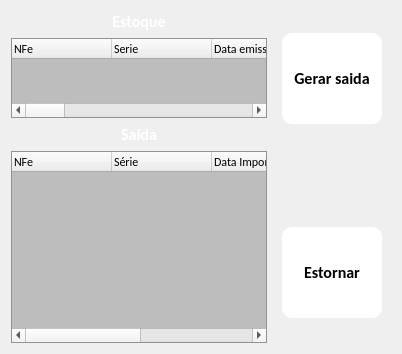
          <widget class="QWidget" name="tables">
           <attribute name="title">
            <string>Base</string>
           </attribute>
           <layout class="QVBoxLayout" name="verticalLayout_9">
            <item>
             <layout class="QHBoxLayout" name="horizontalLayout_2"/>
            </item>
            <item>
             <layout class="QHBoxLayout" name="horizontalLayout_3">
              <item>
               <layout class="QVBoxLayout" name="verticalLayout_8">
                <item>
                 <layout class="QVBoxLayout" name="verticalLayout_6">
                  <item>
                   <widget class="QLabel" name="label_4">
                    <property name="font">
                     <font>
                      <family>Calibri</family>
                      <pointsize>11</pointsize>
                     </font>
                    </property>
                    <property name="styleSheet">
                     <string notr="true">background-color:transparent</string>
                    </property>
                    <property name="text">
                     <string>&lt;html&gt;&lt;head/&gt;&lt;body&gt;&lt;p align=&quot;center&quot;&gt;&lt;span style=&quot; font-size:12pt; font-weight:600; color:#ffffff;&quot;&gt;Estoque&lt;/span&gt;&lt;/p&gt;&lt;/body&gt;&lt;/html&gt;</string>
                    </property>
                   </widget>
                  </item>
                  <item>
                   <widget class="QTreeWidget" name="tw_estoque">
                    <property name="font">
                     <font>
                      <family>Calibri</family>
                     </font>
                    </property>
                    <property name="styleSheet">
                     <string notr="true">QTreeWidget::item {
background-color:rgb(189, 189, 189);
border-left:1px solid black;
border: 1px solid black;
border-bottom:1px solid black;
}
QTreeWidget {
background-color:rgb(189, 189, 189);

}








	</string>
                    </property>
                    <property name="frameShape">
                     <enum>QFrame::StyledPanel</enum>
                    </property>
                    <property name="verticalScrollBarPolicy">
                     <enum>Qt::ScrollBarAsNeeded</enum>
                    </property>
                    <property name="sizeAdjustPolicy">
                     <enum>QAbstractScrollArea::AdjustToContents</enum>
                    </property>
                    <column>
                     <property name="text">
                      <string>NFe</string>
                     </property>
                    </column>
                    <column>
                     <property name="text">
                      <string>Serie</string>
                     </property>
                    </column>
                    <column>
                     <property name="text">
                      <string>Data emissao</string>
                     </property>
                    </column>
                    <column>
                     <property name="text">
                      <string>Chave</string>
                     </property>
                    </column>
                    <column>
                     <property name="text">
                      <string>cnpj emitente</string>
                     </property>
                    </column>
                    <column>
                     <property name="text">
                      <string>Nome emitente</string>
                     </property>
                    </column>
                    <column>
                     <property name="text">
                      <string>ValorNFe</string>
                     </property>
                    </column>
                    <column>
                     <property name="text">
                      <string>Itens da Nota</string>
                     </property>
                    </column>
                    <column>
                     <property name="text">
                      <string>Cod</string>
                     </property>
                    </column>
                    <column>
                     <property name="text">
                      <string>Qntd</string>
                     </property>
                    </column>
                    <column>
                     <property name="text">
                      <string>Descrição</string>
                     </property>
                    </column>
                    <column>
                     <property name="text">
                      <string>Unidade de medida</string>
                     </property>
                    </column>
                    <column>
                     <property name="text">
                      <string>Valor Produto</string>
                     </property>
                    </column>
                    <column>
                     <property name="text">
                      <string>Data da Importação</string>
                     </property>
                    </column>
                    <column>
                     <property name="text">
                      <string>Usuario Importação</string>
                     </property>
                    </column>
                   </widget>
                  </item>
                 </layout>
                </item>
                <item>
                 <layout class="QVBoxLayout" name="verticalLayout_4">
                  <item>
                   <widget class="QLabel" name="label_2">
                    <property name="font">
                     <font>
                      <family>Calibri</family>
                      <pointsize>13</pointsize>
                     </font>
                    </property>
                    <property name="styleSheet">
                     <string notr="true">background-color:transparent</string>
                    </property>
                    <property name="text">
                     <string>&lt;html&gt;&lt;head/&gt;&lt;body&gt;&lt;p align=&quot;center&quot;&gt;&lt;span style=&quot; font-size:12pt; font-weight:600; color:#ffffff;&quot;&gt;Saída&lt;/span&gt;&lt;/p&gt;&lt;/body&gt;&lt;/html&gt;</string>
                    </property>
                   </widget>
                  </item>
                  <item>
                   <widget class="QTreeWidget" name="tw_saida">
                    <property name="font">
                     <font>
                      <family>Calibri</family>
                     </font>
                    </property>
                    <property name="styleSheet">
                     <string notr="true">QTreeWidget::item {
background-color:rgb(189, 189, 189);
border-left:1px solid black;
border: 1px solid black;
border-bottom:1px solid black;
}
QTreeWidget {
background-color:rgb(189, 189, 189);

}
</string>
                    </property>
                    <column>
                     <property name="text">
                      <string>NFe</string>
                     </property>
                    </column>
                    <column>
                     <property name="text">
                      <string>Série</string>
                     </property>
                    </column>
                    <column>
                     <property name="text">
                      <string>Data Importação</string>
                     </property>
                    </column>
                    <column>
                     <property name="text">
                      <string>Data Saída</string>
                     </property>
                    </column>
                    <column>
                     <property name="text">
                      <string>Usuário</string>
                     </property>
                    </column>
                   </widget>
                  </item>
                 </layout>
                </item>
               </layout>
              </item>
              <item>
               <widget class="QFrame" name="frame_2">
                <property name="styleSheet">
                 <string notr="true">background-color:transparent;
border-radius:10px;</string>
                </property>
                <property name="frameShape">
                 <enum>QFrame::StyledPanel</enum>
                </property>
                <property name="frameShadow">
                 <enum>QFrame::Raised</enum>
                </property>
                <layout class="QVBoxLayout" name="verticalLayout_3">
                 <item>
                  <widget class="QPushButton" name="btn_saida">
                   <property name="minimumSize">
                    <size>
                     <width>100</width>
                     <height>91</height>
                    </size>
                   </property>
                   <property name="font">
                    <font>
                     <family>Calibri</family>
                     <pointsize>12</pointsize>
                     <weight>75</weight>
                     <bold>true</bold>
                    </font>
                   </property>
                   <property name="cursor">
                    <cursorShape>PointingHandCursor</cursorShape>
                   </property>
                   <property name="styleSheet">
                    <string notr="true">QPushButton {
  color: black;
  background-color: rgb(255,255,255);
border-radius:10px
}
QPushButton:hover{
 
  background-color:rgb(207, 207, 207)

}
QPushButton:pressed {
background-color: rgb(78, 125, 195);
  
}</string>
                   </property>
                   <property name="text">
                    <string>Gerar saida</string>
                   </property>
                  </widget>
                 </item>
                 <item>
                  <widget class="QLabel" name="label_40">
                   <property name="maximumSize">
                    <size>
                     <width>16777215</width>
                     <height>65</height>
                    </size>
                   </property>
                   <property name="font">
                    <font>
                     <pointsize>9</pointsize>
                    </font>
                   </property>
                   <property name="styleSheet">
                    <string notr="true">background-color:transparent</string>
                   </property>
                   <property name="text">
                    <string/>
                   </property>
                  </widget>
                 </item>
                 <item>
                  <widget class="QPushButton" name="btn_estornar">
                   <property name="minimumSize">
                    <size>
                     <width>100</width>
                     <height>91</height>
                    </size>
                   </property>
                   <property name="font">
                    <font>
                     <family>Calibri</family>
                     <pointsize>12</pointsize>
                     <weight>75</weight>
                     <bold>true</bold>
                    </font>
                   </property>
                   <property name="cursor">
                    <cursorShape>PointingHandCursor</cursorShape>
                   </property>
                   <property name="styleSheet">
                    <string notr="true">QPushButton {
  color: black;
  background-color: rgb(255,255,255);
border-radius:10px
}
QPushButton:hover{
 
  background-color:rgb(207, 207, 207)

}
QPushButton:pressed {
background-color: rgb(78, 125, 195);
  
}</string>
                   </property>
                   <property name="text">
                    <string>Estornar</string>
                   </property>
                  </widget>
                 </item>
                </layout>
               </widget>
              </item>
             </layout>
            </item>
           </layout>
          </widget>
